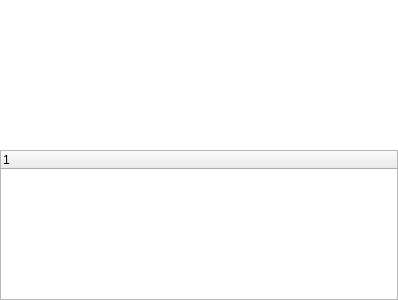
<?xml version="1.0" encoding="UTF-8"?>
<ui version="4.0">
 <class>ProcessMainFrame</class>
 <widget class="QFrame" name="ProcessMainFrame">
  <property name="geometry">
   <rect>
    <x>0</x>
    <y>0</y>
    <width>398</width>
    <height>300</height>
   </rect>
  </property>
  <property name="windowTitle">
   <string>Frame</string>
  </property>
  <layout class="QGridLayout" name="gridLayout">
   <property name="leftMargin">
    <number>0</number>
   </property>
   <property name="topMargin">
    <number>0</number>
   </property>
   <property name="rightMargin">
    <number>0</number>
   </property>
   <property name="bottomMargin">
    <number>0</number>
   </property>
   <item row="0" column="0">
    <widget class="QFrame" name="ProcessFrame">
     <property name="frameShape">
      <enum>QFrame::NoFrame</enum>
     </property>
     <property name="frameShadow">
      <enum>QFrame::Plain</enum>
     </property>
     <layout class="QVBoxLayout" name="verticalLayout">
      <property name="spacing">
       <number>0</number>
      </property>
      <property name="leftMargin">
       <number>0</number>
      </property>
      <property name="topMargin">
       <number>0</number>
      </property>
      <property name="rightMargin">
       <number>0</number>
      </property>
      <property name="bottomMargin">
       <number>0</number>
      </property>
      <item>
       <widget class="QListWidget" name="proclist">
        <property name="contextMenuPolicy">
         <enum>Qt::NoContextMenu</enum>
        </property>
        <property name="frameShape">
         <enum>QFrame::NoFrame</enum>
        </property>
        <property name="editTriggers">
         <set>QAbstractItemView::NoEditTriggers</set>
        </property>
       </widget>
      </item>
      <item>
       <widget class="QTreeWidget" name="proctree">
        <column>
         <property name="text">
          <string notr="true">1</string>
         </property>
        </column>
       </widget>
      </item>
     </layout>
    </widget>
   </item>
  </layout>
 </widget>
 <resources/>
 <connections/>
</ui>
